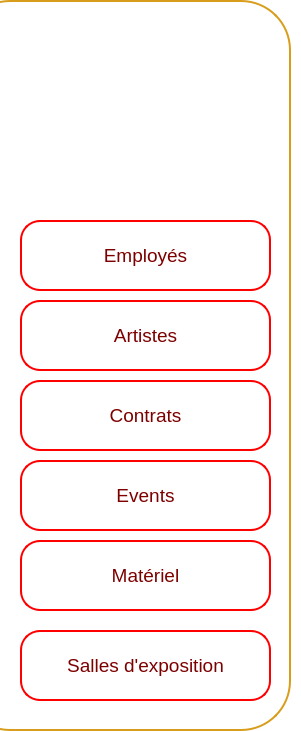
   <widget class="QWidget" name="Menu_widget" native="true">
    <property name="geometry">
     <rect>
      <x>0</x>
      <y>10</y>
      <width>301</width>
      <height>731</height>
     </rect>
    </property>
    <property name="cursor">
     <cursorShape>ArrowCursor</cursorShape>
    </property>
    <property name="styleSheet">
     <string notr="true">background-color: rgb(255, 255, 255);</string>
    </property>
    <widget class="QPushButton" name="border1">
     <property name="geometry">
      <rect>
       <x>-40</x>
       <y>0</y>
       <width>331</width>
       <height>731</height>
      </rect>
     </property>
     <property name="styleSheet">
      <string notr="true">/*QPushButton {
    background-color: white;
    color: darkred;
    border: 2px solid darkred;
    border-radius: 50px; 
    padding: 10px; 
}*/
QPushButton {
    background-color: white;
    color: darkred;
    border: 2px solid rgb(215, 157, 27);
    border-radius: 50px;
    padding: 10px; 
}
</string>
     </property>
     <property name="text">
      <string/>
     </property>
    </widget>
    <widget class="QLabel" name="logo">
     <property name="geometry">
      <rect>
       <x>40</x>
       <y>20</y>
       <width>221</width>
       <height>181</height>
      </rect>
     </property>
     <property name="text">
      <string/>
     </property>
     <property name="pixmap">
      <pixmap resource="src.qrc">:/src/logo (2).png</pixmap>
     </property>
    </widget>
    <widget class="QPushButton" name="matariel">
     <property name="geometry">
      <rect>
       <x>20</x>
       <y>540</y>
       <width>251</width>
       <height>71</height>
      </rect>
     </property>
     <property name="font">
      <font>
       <family>MS Shell Dlg 2</family>
       <pointsize>14</pointsize>
       <weight>50</weight>
       <italic>false</italic>
       <bold>false</bold>
      </font>
     </property>
     <property name="styleSheet">
      <string notr="true">QPushButton {
    background-color: white;
    color: rgb(125, 0, 0);
    border: 2px solid rgb(255, 0, 0); 
    border-radius: 20px; 
    padding: 10px; 
    transition: background-color 0.3s, color 0.3s; 
}
QPushButton:hover {
    background-color: rgb(215, 157, 27);
    color: white;
    border: 4px solid rgb(215, 157, 27); 
    outline: none; 
}</string>
     </property>
     <property name="text">
      <string>Matériel</string>
     </property>
     <property name="icon">
      <iconset>
       <normaloff>../../780575.png</normaloff>../../780575.png</iconset>
     </property>
     <property name="iconSize">
      <size>
       <width>100</width>
       <height>50</height>
      </size>
     </property>
    </widget>
    <widget class="QPushButton" name="salles">
     <property name="geometry">
      <rect>
       <x>20</x>
       <y>630</y>
       <width>251</width>
       <height>71</height>
      </rect>
     </property>
     <property name="font">
      <font>
       <family>MS Shell Dlg 2</family>
       <pointsize>14</pointsize>
       <weight>50</weight>
       <italic>false</italic>
       <bold>false</bold>
      </font>
     </property>
     <property name="styleSheet">
      <string notr="true">QPushButton {
    background-color: white;
    color: rgb(125, 0, 0);
    border: 2px solid rgb(255, 0, 0); 
    border-radius: 20px; 
    padding: 10px; 
    transition: background-color 0.3s, color 0.3s; 
}
QPushButton:hover {
    background-color: rgb(215, 157, 27);
    color: white;
    border: 4px solid rgb(215, 157, 27); 
    outline: none; 
}</string>
     </property>
     <property name="text">
      <string>Salles d'exposition</string>
     </property>
     <property name="icon">
      <iconset>
       <normaloff>../../780575.png</normaloff>../../780575.png</iconset>
     </property>
     <property name="iconSize">
      <size>
       <width>100</width>
       <height>50</height>
      </size>
     </property>
    </widget>
    <widget class="QPushButton" name="employes">
     <property name="geometry">
      <rect>
       <x>20</x>
       <y>220</y>
       <width>251</width>
       <height>71</height>
      </rect>
     </property>
     <property name="font">
      <font>
       <family>MS Shell Dlg 2</family>
       <pointsize>14</pointsize>
       <weight>50</weight>
       <italic>false</italic>
       <bold>false</bold>
      </font>
     </property>
     <property name="styleSheet">
      <string notr="true">QPushButton {
    background-color: white;
    color: rgb(125, 0, 0);
    border: 2px solid rgb(255, 0, 0); 
    border-radius: 20px; 
    padding: 10px; 
    transition: background-color 0.3s, color 0.3s; 
}
QPushButton:hover {
    background-color: rgb(215, 157, 27);
    color: white;
    border: 4px solid rgb(215, 157, 27); 
    outline: none; 
}</string>
     </property>
     <property name="text">
      <string>Employés</string>
     </property>
     <property name="icon">
      <iconset>
       <normaloff>../../780575.png</normaloff>../../780575.png</iconset>
     </property>
     <property name="iconSize">
      <size>
       <width>100</width>
       <height>50</height>
      </size>
     </property>
    </widget>
    <widget class="QPushButton" name="artistes">
     <property name="geometry">
      <rect>
       <x>20</x>
       <y>300</y>
       <width>251</width>
       <height>71</height>
      </rect>
     </property>
     <property name="font">
      <font>
       <family>MS Shell Dlg 2</family>
       <pointsize>14</pointsize>
       <weight>50</weight>
       <italic>false</italic>
       <bold>false</bold>
      </font>
     </property>
     <property name="styleSheet">
      <string notr="true">QPushButton {
    background-color: white;
    color: rgb(125, 0, 0);
    border: 2px solid rgb(255, 0, 0); 
    border-radius: 20px; 
    padding: 10px; 
    transition: background-color 0.3s, color 0.3s; 
}
QPushButton:hover {
    background-color: rgb(215, 157, 27);
    color: white;
    border: 4px solid rgb(215, 157, 27); 
    outline: none; 
}</string>
     </property>
     <property name="text">
      <string>Artistes</string>
     </property>
     <property name="icon">
      <iconset>
       <normaloff>../../780575.png</normaloff>../../780575.png</iconset>
     </property>
     <property name="iconSize">
      <size>
       <width>100</width>
       <height>50</height>
      </size>
     </property>
    </widget>
    <widget class="QPushButton" name="events">
     <property name="geometry">
      <rect>
       <x>20</x>
       <y>460</y>
       <width>251</width>
       <height>71</height>
      </rect>
     </property>
     <property name="font">
      <font>
       <family>MS Shell Dlg 2</family>
       <pointsize>14</pointsize>
       <weight>50</weight>
       <italic>false</italic>
       <bold>false</bold>
      </font>
     </property>
     <property name="styleSheet">
      <string notr="true">QPushButton {
    background-color: white;
    color: rgb(125, 0, 0);
    border: 2px solid rgb(255, 0, 0); 
    border-radius: 20px; 
    padding: 10px; 
    transition: background-color 0.3s, color 0.3s; 
}
QPushButton:hover {
    background-color: rgb(215, 157, 27);
    color: white;
    border: 4px solid rgb(215, 157, 27); 
    outline: none; 
}</string>
     </property>
     <property name="text">
      <string>Events</string>
     </property>
     <property name="icon">
      <iconset>
       <normaloff>../../780575.png</normaloff>../../780575.png</iconset>
     </property>
     <property name="iconSize">
      <size>
       <width>100</width>
       <height>50</height>
      </size>
     </property>
    </widget>
    <widget class="QPushButton" name="contrats">
     <property name="geometry">
      <rect>
       <x>20</x>
       <y>380</y>
       <width>251</width>
       <height>71</height>
      </rect>
     </property>
     <property name="font">
      <font>
       <family>MS Shell Dlg 2</family>
       <pointsize>14</pointsize>
       <weight>50</weight>
       <italic>false</italic>
       <bold>false</bold>
      </font>
     </property>
     <property name="styleSheet">
      <string notr="true">QPushButton {
    background-color: white;
    color: rgb(125, 0, 0);
    border: 2px solid rgb(255, 0, 0); 
    border-radius: 20px; 
    padding: 10px; 
    transition: background-color 0.3s, color 0.3s; 
}
QPushButton:hover {
    background-color: rgb(215, 157, 27);
    color: white;
    border: 4px solid rgb(215, 157, 27); 
    outline: none; 
}</string>
     </property>
     <property name="text">
      <string>Contrats</string>
     </property>
     <property name="icon">
      <iconset>
       <normaloff>../../780575.png</normaloff>../../780575.png</iconset>
     </property>
     <property name="iconSize">
      <size>
       <width>100</width>
       <height>50</height>
      </size>
     </property>
    </widget>
   </widget>
